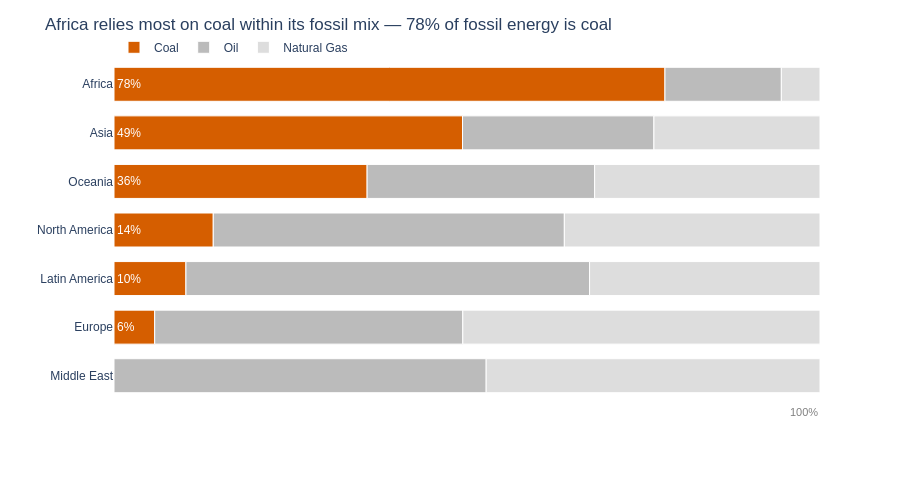

Notebook source saved alongside this figure:
### Markdown cell above
## Task 3 — 100% stacked bar: which region relies most on coal?

**What to build:** A horizontal 100% stacked bar chart showing, for each **Region**, how its fossil energy splits between Coal, Oil and Natural Gas. This is the **same data as your Task 1 treemap**, visualised a second way.

**Requirements:**
- Reuse `df_fossil` from Task 1; aggregate TWh by `Region` × `Source` and convert to **shares of each region's fossil total**
- Horizontal bars, regions **sorted by coal share** (highest at the top)
- Coal is the segment on the baseline (first in `category_orders`) and the **only coloured segment** — keep it the same colour as in Task 1; Oil and Natural Gas in two greys
- Percentage labels on the coal segments only
- Insight title naming the most coal-dependent region and its coal share

> 💡 `df.groupby('Region')['TWh'].transform('sum')` gives each row its region total

### Code cell
# Task 3 — 100% stacked bar: coal / oil / gas mix of each region's fossil energy

import numpy as np
import pandas as pd
import plotly.express as px

df = pd.read_csv('../data/global_energy_mix.csv')
source_category = {
    'Coal': 'Fossil', 'Oil': 'Fossil', 'Natural Gas': 'Fossil',
    'Nuclear': 'Low-carbon', 'Hydro': 'Low-carbon',
    'Wind': 'Renewable', 'Solar': 'Renewable', 'Other Renewables': 'Renewable',
}
df['Source_Type'] = df['Source'].map(source_category)
df_fossil = df.loc[df['Source_Type'] == 'Fossil'].copy()  # same filter as Task 1

# Aggregate Region × Source, then convert to share of each region's fossil total
mix = df_fossil.groupby(['Region', 'Source'], as_index=False)['TWh'].sum()
mix['Share'] = mix['TWh'] / mix.groupby('Region')['TWh'].transform('sum')

# Sort regions by coal share — highest at the top
region_order = (
    mix.loc[mix['Source'] == 'Coal']
       .sort_values('Share', ascending=False)['Region']
       .tolist()
)
# Regions with no coal (e.g. Middle East) still appear, at the bottom
for r in mix['Region'].unique():
    if r not in region_order:
        region_order.append(r)

# Same coal colour as Task 1; Oil and Natural Gas in grey
accent_mapping = {
    'Coal': '#D55E00',
    'Oil': '#BBBBBB',
    'Natural Gas': '#DDDDDD',
}

mix['Label'] = np.where(
    mix['Source'] == 'Coal',
    mix['Share'].map('{:.0%}'.format),
    '',
)

top = mix.loc[mix['Source'] == 'Coal'].sort_values('Share', ascending=False).iloc[0]

fig = px.bar(
    data_frame=mix,
    x='Share',
    y='Region',
    color='Source',
    text='Label',
    color_discrete_map=accent_mapping,
    category_orders={
        'Region': region_order,
        'Source': ['Coal', 'Oil', 'Natural Gas'],  # coal on the baseline
    },
    labels={'Share': 'Share of regional fossil energy', 'Source': ''},
    hover_name='Region',
    hover_data={'Label': False, 'Share': ':.1%', 'TWh': ':,.0f'},
    height=480,
    width=900,
    template='plotly_white',
)

fig.update_traces(
    textposition='inside',
    insidetextanchor='start',
    textfont=dict(color='white', size=12),
    marker_line_color='white',
    marker_line_width=1,
)

fig.update_layout(
    title=f"{top['Region']} relies most on coal within its fossil mix — {top['Share']:.0%} of fossil energy is coal",
    font=dict(family='Arial', size=12),
    bargap=0.3,
    legend=dict(orientation='h', x=0, y=1.08, title=''),
    xaxis=dict(visible=False, range=[0, 1]),
    yaxis=dict(title=''),
)

fig.add_annotation(
    x=1, y=0, xref='x', yref='paper',
    xanchor='right', yanchor='top', yshift=-4,
    text='100%',
    showarrow=False,
    font=dict(size=11, color='grey'),
)

fig.show()

### Figure 1 — Plotly figure (JSON) as saved in the notebook; plotly's stock layout.template omitted (floating-point values rounded to 4 significant figures)
{"data": [{"customdata": [["78%", 6727], ["49%", 17300.0], ["6%", 887], ["10%", 1261], ["14%", 1565], ["36%", 2919]], "hovertemplate": "<b>%{hovertext}</b><br><br>=Coal<br>Share of regional fossil energy=%{x:.1%}<br>Region=%{y}<br>TWh=%{customdata[1]:,.0f}<extra></extra>", "hovertext": ["Africa", "Asia", "Europe", "Latin America", "North America", "Oceania"], "insidetextanchor": "start", "legendgroup": "Coal", "marker": {"color": "#D55E00", "line": {"color": "white", "width": 1}, "pattern": {"shape": ""}}, "name": "Coal", "orientation": "h", "showlegend": true, "text": ["78%", "49%", "6%", "10%", "14%", "36%"], "textfont": {"color": "white", "size": 12}, "textposition": "inside", "type": "bar", "x": [0.7804, 0.4937, 0.05765, 0.1019, 0.1406, 0.3585], "xaxis": "x", "y": ["Africa", "Asia", "Europe", "Latin America", "North America", "Oceania"], "yaxis": "y"}, {"customdata": [["", 1421], ["", 9500], ["", 6715], ["", 7076], ["", 5098], ["", 5535], ["", 2624]], "hovertemplate": "<b>%{hovertext}</b><br><br>=Oil<br>Share of regional fossil energy=%{x:.1%}<br>Region=%{y}<br>TWh=%{customdata[1]:,.0f}<extra></extra>", "hovertext": ["Africa", "Asia", "Europe", "Latin America", "Middle East", "North America", "Oceania"], "insidetextanchor": "start", "legendgroup": "Oil", "marker": {"color": "#BBBBBB", "line": {"color": "white", "width": 1}, "pattern": {"shape": ""}}, "name": "Oil", "orientation": "h", "showlegend": true, "text": ["", "", "", "", "", "", ""], "textfont": {"color": "white", "size": 12}, "textposition": "inside", "type": "bar", "x": [0.1648, 0.2711, 0.4364, 0.5718, 0.5271, 0.4973, 0.3223], "xaxis": "x", "y": ["Africa", "Asia", "Europe", "Latin America", "Middle East", "North America", "Oceania"], "yaxis": "y"}, {"customdata": [["", 472], ["", 8244], ["", 7785], ["", 4039], ["", 4573], ["", 4031], ["", 2599]], "hovertemplate": "<b>%{hovertext}</b><br><br>=Natural Gas<br>Share of regional fossil energy=%{x:.1%}<br>Region=%{y}<br>TWh=%{customdata[1]:,.0f}<extra></extra>", "hovertext": ["Africa", "Asia", "Europe", "Latin America", "Middle East", "North America", "Oceania"], "insidetextanchor": "start", "legendgroup": "Natural Gas", "marker": {"color": "#DDDDDD", "line": {"color": "white", "width": 1}, "pattern": {"shape": ""}}, "name": "Natural Gas", "orientation": "h", "showlegend": true, "text": ["", "", "", "", "", "", ""], "textfont": {"color": "white", "size": 12}, "textposition": "inside", "type": "bar", "x": [0.05476, 0.2352, 0.5059, 0.3264, 0.4729, 0.3621, 0.3192], "xaxis": "x", "y": ["Africa", "Asia", "Europe", "Latin America", "Middle East", "North America", "Oceania"], "yaxis": "y"}], "layout": {"annotations": [{"font": {"color": "grey", "size": 11}, "showarrow": false, "text": "100%", "x": 1, "xanchor": "right", "xref": "x", "y": 0, "yanchor": "top", "yref": "paper", "yshift": -4}], "bargap": 0.3, "barmode": "relative", "font": {"family": "Arial", "size": 12}, "height": 480, "legend": {"orientation": "h", "title": {"text": ""}, "tracegroupgap": 0, "x": 0, "y": 1.08}, "margin": {"t": 60}, "title": {"text": "Africa relies most on coal within its fossil mix — 78% of fossil energy is coal"}, "width": 900, "xaxis": {"anchor": "y", "domain": [0, 1], "range": [0, 1], "title": {"text": "Share of regional fossil energy"}, "visible": false}, "yaxis": {"anchor": "x", "categoryarray": ["Middle East", "Europe", "Latin America", "North America", "Oceania", "Asia", "Africa"], "categoryorder": "array", "domain": [0, 1], "title": {"text": ""}}}}
